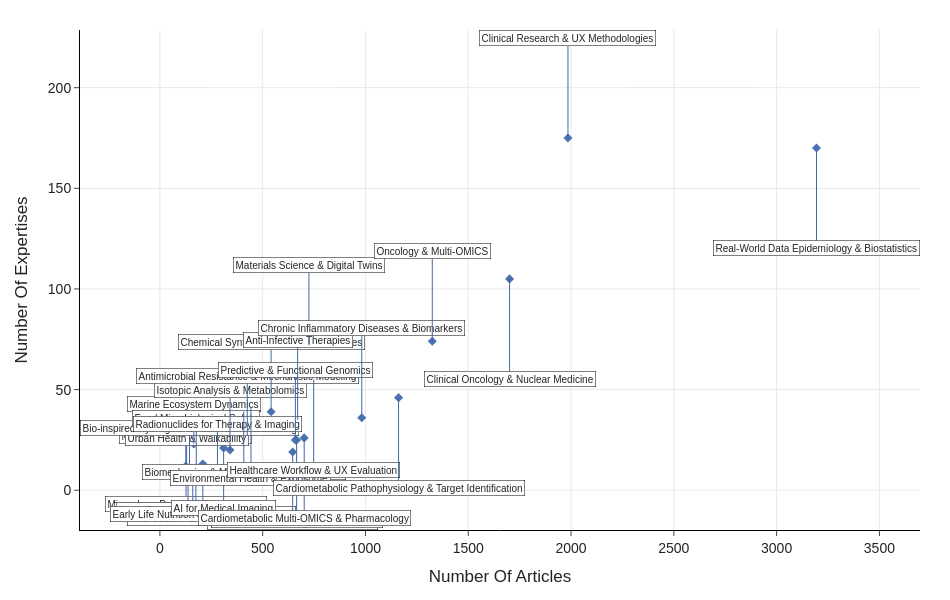

The code cell stored with this chart in its notebook:
### Code cell
data = run_query(Queries.Articles_Expertises_By_Domain).sort_values(by="Number Of Articles")
# data['DSI'] = data['DSI'].map(DSI_map)

fig = px.scatter(
    data_frame=data,
    x="Number Of Articles",
    y="Number Of Expertises",
)

fig = style_paper_line(fig)

for i, (_, row) in enumerate(data.iterrows()):

    fig.add_annotation(
        x=row["Number Of Articles"],
        y=row["Number Of Expertises"],
        text=row["DSI"],
        showarrow=True,
        arrowhead=0,
        ax=0,
        ay=int(2 * (i%2) - 1) * (30 + 10 * ((i+1) // 4)),
        font=dict(size=10),
        bgcolor="white",
        bordercolor="black",
        borderwidth=0.5,
        borderpad=2,
    )

save_fig(fig, 'articles_expertises_corr_by_subdomain.pdf')

fig.show()

### Figure 1 — Plotly figure (JSON) as saved in the notebook; plotly's stock layout.template omitted (floating-point values rounded to 4 significant figures)
{"data": [{"hovertemplate": "Number Of Articles=%{x}<br>Number Of Expertises=%{y}<extra></extra>", "legendgroup": "", "line": {"width": 2}, "marker": {"color": "rgb(76,114,176)", "size": 7, "symbol": "diamond"}, "mode": "markers", "name": "", "orientation": "v", "showlegend": false, "type": "scatter", "x": [126, 127, 130, 137, 144, 160, 165, 175, 177, 209, 280, 310, 341, 408, 425, 443, 541, 646, 659, 665, 670, 702, 725, 748, 982, 1161, 1325, 1701, 1985, 3194], "xaxis": "x", "y": [12, 8, 11, 10, 11, 10, 23, 11, 11, 13, 8, 21, 20, 39, 27, 41, 39, 19, 25, 25, 35, 26, 72, 55, 36, 46, 74, 105, 175, 170], "yaxis": "y"}], "layout": {"annotations": [{"arrowhead": 0, "ax": 0, "ay": -30, "bgcolor": "white", "bordercolor": "black", "borderpad": 2, "borderwidth": 0.5, "font": {"size": 10}, "showarrow": true, "text": "Marine Toxins & Ecosystems", "x": 126, "y": 12}, {"arrowhead": 0, "ax": 0, "ay": 30, "bgcolor": "white", "bordercolor": "black", "borderpad": 2, "borderwidth": 0.5, "font": {"size": 10}, "showarrow": true, "text": "Microalgae Pre-GMP Bioproduction", "x": 127, "y": 8}, {"arrowhead": 0, "ax": 0, "ay": -30, "bgcolor": "white", "bordercolor": "black", "borderpad": 2, "borderwidth": 0.5, "font": {"size": 10}, "showarrow": true, "text": "Urban Health & Walkability", "x": 130, "y": 11}, {"arrowhead": 0, "ax": 0, "ay": 40, "bgcolor": "white", "bordercolor": "black", "borderpad": 2, "borderwidth": 0.5, "font": {"size": 10}, "showarrow": true, "text": "Microalgae Nutritional Extraction", "x": 137, "y": 10}, {"arrowhead": 0, "ax": 0, "ay": -40, "bgcolor": "white", "bordercolor": "black", "borderpad": 2, "borderwidth": 0.5, "font": {"size": 10}, "showarrow": true, "text": "Bio-inspired Hydrogels & Additive Manufacturing", "x": 144, "y": 11}, {"arrowhead": 0, "ax": 0, "ay": 40, "bgcolor": "white", "bordercolor": "black", "borderpad": 2, "borderwidth": 0.5, "font": {"size": 10}, "showarrow": true, "text": "Plant-Based Foods & Microbiome", "x": 160, "y": 10}, {"arrowhead": 0, "ax": 0, "ay": -40, "bgcolor": "white", "bordercolor": "black", "borderpad": 2, "borderwidth": 0.5, "font": {"size": 10}, "showarrow": true, "text": "Marine Ecosystem Dynamics", "x": 165, "y": 23}, {"arrowhead": 0, "ax": 0, "ay": 50, "bgcolor": "white", "bordercolor": "black", "borderpad": 2, "borderwidth": 0.5, "font": {"size": 10}, "showarrow": true, "text": "Viral Vectors & Gene Therapy", "x": 175, "y": 11}, {"arrowhead": 0, "ax": 0, "ay": -50, "bgcolor": "white", "bordercolor": "black", "borderpad": 2, "borderwidth": 0.5, "font": {"size": 10}, "showarrow": true, "text": "Food Microbiological Safety", "x": 177, "y": 11}, {"arrowhead": 0, "ax": 0, "ay": 50, "bgcolor": "white", "bordercolor": "black", "borderpad": 2, "borderwidth": 0.5, "font": {"size": 10}, "showarrow": true, "text": "Early Life Nutrition & Metabolic Diseases", "x": 209, "y": 13}, {"arrowhead": 0, "ax": 0, "ay": -50, "bgcolor": "white", "bordercolor": "black", "borderpad": 2, "borderwidth": 0.5, "font": {"size": 10}, "showarrow": true, "text": "Radionuclides for Therapy & Imaging", "x": 280, "y": 8}, {"arrowhead": 0, "ax": 0, "ay": 60, "bgcolor": "white", "bordercolor": "black", "borderpad": 2, "borderwidth": 0.5, "font": {"size": 10}, "showarrow": true, "text": "AI for Medical Imaging", "x": 310, "y": 21}, {"arrowhead": 0, "ax": 0, "ay": -60, "bgcolor": "white", "bordercolor": "black", "borderpad": 2, "borderwidth": 0.5, "font": {"size": 10}, "showarrow": true, "text": "Isotopic Analysis & Metabolomics", "x": 341, "y": 20}, {"arrowhead": 0, "ax": 0, "ay": 60, "bgcolor": "white", "bordercolor": "black", "borderpad": 2, "borderwidth": 0.5, "font": {"size": 10}, "showarrow": true, "text": "Biomechanics & Motor Coordination Analysis", "x": 408, "y": 39}, {"arrowhead": 0, "ax": 0, "ay": -60, "bgcolor": "white", "bordercolor": "black", "borderpad": 2, "borderwidth": 0.5, "font": {"size": 10}, "showarrow": true, "text": "Antimicrobial Resistance & Mechanistic Modeling", "x": 425, "y": 27}, {"arrowhead": 0, "ax": 0, "ay": 70, "bgcolor": "white", "bordercolor": "black", "borderpad": 2, "borderwidth": 0.5, "font": {"size": 10}, "showarrow": true, "text": "Environmental Health & Exposome", "x": 443, "y": 41}, {"arrowhead": 0, "ax": 0, "ay": -70, "bgcolor": "white", "bordercolor": "black", "borderpad": 2, "borderwidth": 0.5, "font": {"size": 10}, "showarrow": true, "text": "Chemical Synthesis & Molecular Devices", "x": 541, "y": 39}, {"arrowhead": 0, "ax": 0, "ay": 70, "bgcolor": "white", "bordercolor": "black", "borderpad": 2, "borderwidth": 0.5, "font": {"size": 10}, "showarrow": true, "text": "Geriatrics & Neurocognitive Diseases", "x": 646, "y": 19}, {"arrowhead": 0, "ax": 0, "ay": -70, "bgcolor": "white", "bordercolor": "black", "borderpad": 2, "borderwidth": 0.5, "font": {"size": 10}, "showarrow": true, "text": "Predictive & Functional Genomics", "x": 659, "y": 25}, {"arrowhead": 0, "ax": 0, "ay": 80, "bgcolor": "white", "bordercolor": "black", "borderpad": 2, "borderwidth": 0.5, "font": {"size": 10}, "showarrow": true, "text": "Transplant Immunology & Biomarkers", "x": 665, "y": 25}, {"arrowhead": 0, "ax": 0, "ay": -80, "bgcolor": "white", "bordercolor": "black", "borderpad": 2, "borderwidth": 0.5, "font": {"size": 10}, "showarrow": true, "text": "Anti-Infective Therapies", "x": 670, "y": 35}, {"arrowhead": 0, "ax": 0, "ay": 80, "bgcolor": "white", "bordercolor": "black", "borderpad": 2, "borderwidth": 0.5, "font": {"size": 10}, "showarrow": true, "text": "Cardiometabolic Multi-OMICS & Pharmacology", "x": 702, "y": 26}, {"arrowhead": 0, "ax": 0, "ay": -80, "bgcolor": "white", "bordercolor": "black", "borderpad": 2, "borderwidth": 0.5, "font": {"size": 10}, "showarrow": true, "text": "Materials Science & Digital Twins", "x": 725, "y": 72}, {"arrowhead": 0, "ax": 0, "ay": 90, "bgcolor": "white", "bordercolor": "black", "borderpad": 2, "borderwidth": 0.5, "font": {"size": 10}, "showarrow": true, "text": "Healthcare Workflow & UX Evaluation", "x": 748, "y": 55}, {"arrowhead": 0, "ax": 0, "ay": -90, "bgcolor": "white", "bordercolor": "black", "borderpad": 2, "borderwidth": 0.5, "font": {"size": 10}, "showarrow": true, "text": "Chronic Inflammatory Diseases & Biomarkers", "x": 982, "y": 36}, {"arrowhead": 0, "ax": 0, "ay": 90, "bgcolor": "white", "bordercolor": "black", "borderpad": 2, "borderwidth": 0.5, "font": {"size": 10}, "showarrow": true, "text": "Cardiometabolic Pathophysiology & Target Identification", "x": 1161, "y": 46}, {"arrowhead": 0, "ax": 0, "ay": -90, "bgcolor": "white", "bordercolor": "black", "borderpad": 2, "borderwidth": 0.5, "font": {"size": 10}, "showarrow": true, "text": "Oncology & Multi-OMICS", "x": 1325, "y": 74}, {"arrowhead": 0, "ax": 0, "ay": 100, "bgcolor": "white", "bordercolor": "black", "borderpad": 2, "borderwidth": 0.5, "font": {"size": 10}, "showarrow": true, "text": "Clinical Oncology & Nuclear Medicine", "x": 1701, "y": 105}, {"arrowhead": 0, "ax": 0, "ay": -100, "bgcolor": "white", "bordercolor": "black", "borderpad": 2, "borderwidth": 0.5, "font": {"size": 10}, "showarrow": true, "text": "Clinical Research & UX Methodologies", "x": 1985, "y": 175}, {"arrowhead": 0, "ax": 0, "ay": 100, "bgcolor": "white", "bordercolor": "black", "borderpad": 2, "borderwidth": 0.5, "font": {"size": 10}, "showarrow": true, "text": "Real-World Data Epidemiology & Biostatistics", "x": 3194, "y": 170}], "font": {"family": "Arial", "size": 14}, "height": 600, "legend": {"tracegroupgap": 0}, "margin": {"b": 70, "l": 80, "r": 30, "t": 30}, "paper_bgcolor": "white", "plot_bgcolor": "white", "width": 950, "xaxis": {"anchor": "y", "domain": [0, 1], "gridcolor": "lightgray", "gridwidth": 0.5, "linecolor": "black", "linewidth": 1, "showgrid": true, "showline": true, "ticks": "outside", "title": {"text": "Number Of Articles"}, "zeroline": false}, "yaxis": {"anchor": "x", "domain": [0, 1], "gridcolor": "lightgray", "gridwidth": 0.5, "linecolor": "black", "linewidth": 1, "showgrid": true, "showline": true, "ticks": "outside", "title": {"text": "Number Of Expertises"}, "zeroline": false}}}
